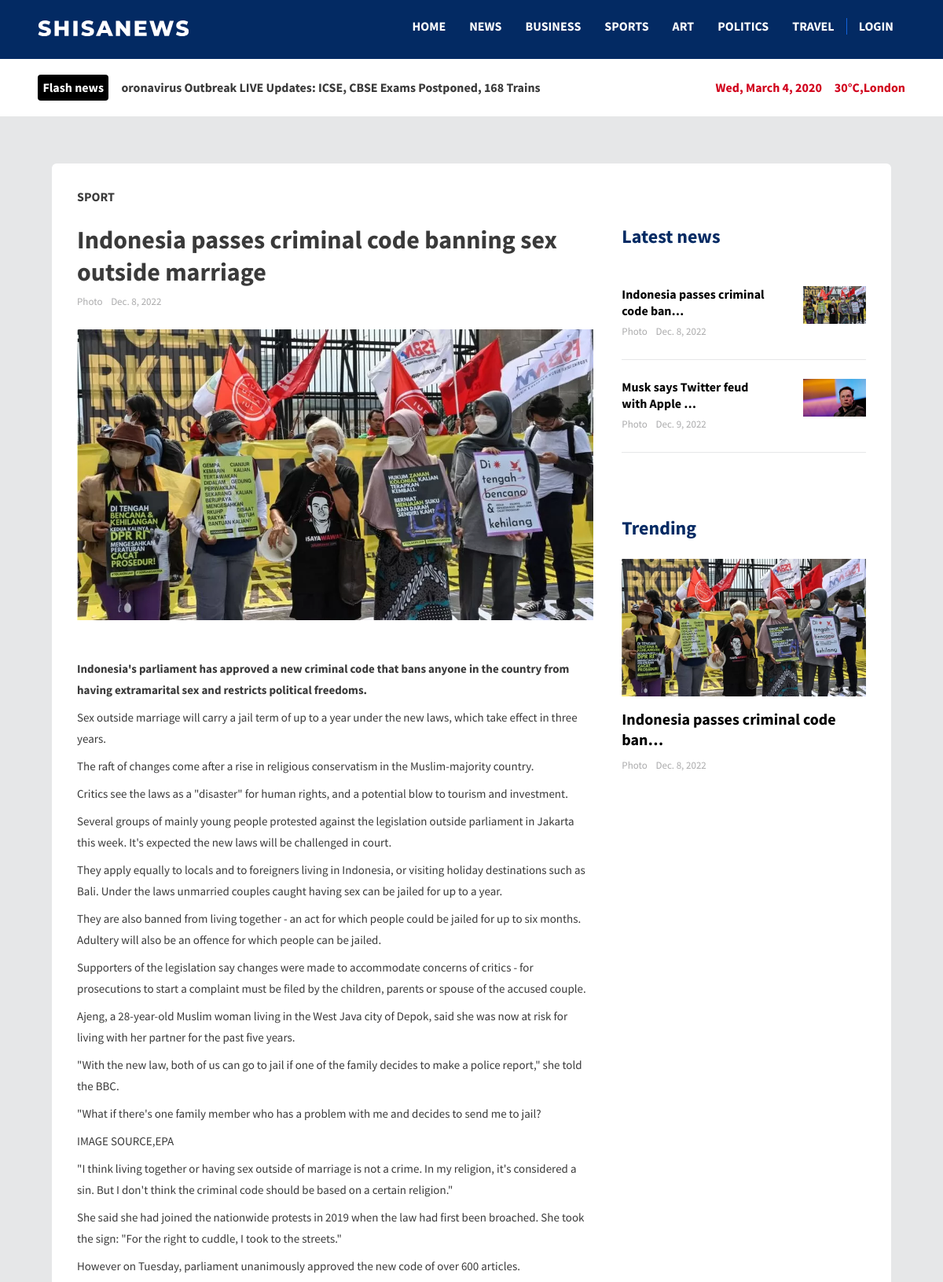
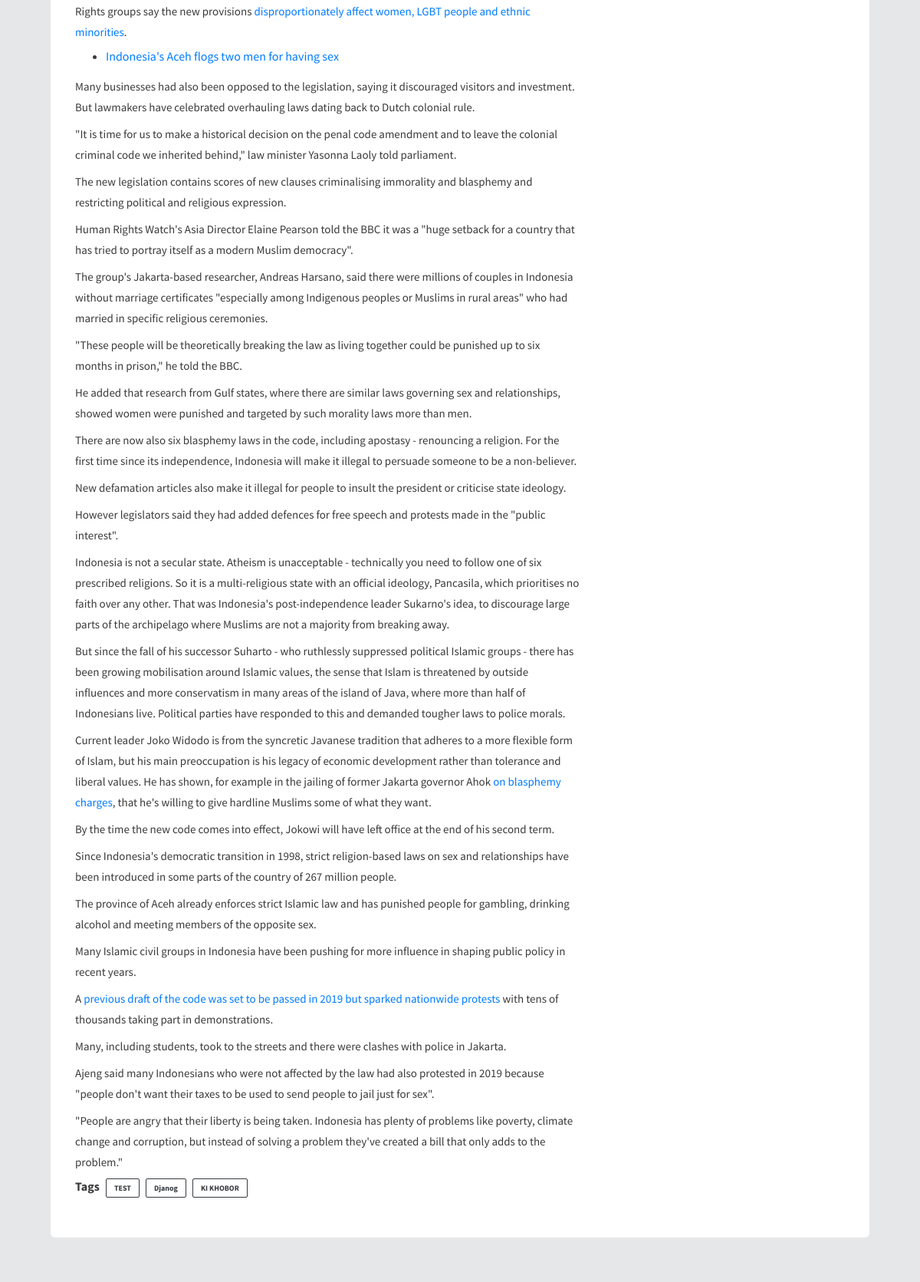
Page /news/singlenews/indonesia-passes-criminal-code-banning-sex-outside (upper part) on the committed database (2 pictures, top to bottom).
### core/models.py (models this page shows, shortened)
class FlashNews(models.Model):
    flash_news = models.CharField(max_length=500, null=True, blank=True)
    profile = models.ForeignKey(Profile, on_delete=models.CASCADE)
    def __str__(self):
        return self.flash_news

class News(models.Model):
    title = models.CharField(max_length=150)
    description = RichTextField()
    thumbnails = models.ImageField(upload_to='thumbnails')
    date = models.DateField(auto_now=True)
    category = models.CharField(max_length=100)
    tags = models.CharField(max_length=100)
    globalnews = models.BooleanField(default=False)
    latestnews = models.BooleanField(default=False)
    trending = models.BooleanField(default=False)
    slug = AutoSlugField(populate_from='title',
                         unique=True, blank=True, null=True, default=None)
    profile = models.ForeignKey(Profile, on_delete=models.CASCADE)

### core/views.py (the view)
# urls.py: path('news/singlenews/<slug:slug>', singlenews, name="singlenews"),
def singlenews(request, slug):
    is_logged_in = False
    if request.user.is_authenticated:
        is_logged_in = True
    flash_news = FlashNews.objects.all()
    news = News.objects.all().order_by("-id")
    singlenews = News.objects.get(slug=slug)
    tags = singlenews.tags.split("|")
    recentpost = News.objects.all().order_by("-id")
    totalnews = News.objects.all().count()
    totalsport = News.objects.filter(category="SPORT").count()
    totalpolitics = News.objects.filter(category="POLITICS").count()
    totalbusiness = News.objects.filter(category="BUSINESS").count()
    totalarts = News.objects.filter(category="ARTS").count()
    context = {
        'is_logged_in': is_logged_in,
        'flash_news': flash_news,
        'news': news,
        'singlenews': singlenews,
        'tags': tags,
        'recentpost': recentpost,
        'totalnews': totalnews,
        'totalsport': totalsport,
        'totalpolitics': totalpolitics,
        'totalbusiness': totalbusiness,
        'totalarts': totalarts
    }
    return render(request, 'home/singlenews.html', context)

### core/templates/home/singlenews.html (shortened to what this page needs)
{% extends "base/base.html" %}
{% load static %}
{% block account %}
{% if is_logged_in == True %}
  <li class="nav-item border_">
    <a href="/dashboard" class="nav-link">Dashboard</a>
  </li>
  <li class="nav-item">
    <a href="/login/logout" >
      <img class="w-100 logout" src="https://cdn-icons-png.flaticon.com/512/25/25376.png" alt="">
    </a>
  </li>
{% else %}
<li class="nav-item border_">
  <a href="/login" class="nav-link">login</a>
</li>
{% endif %}
{% endblock account %}
{% block flashnews %}
  {% for flash_news in flash_news %}
  <span>{{flash_news}}</span>
  {% endfor %}
{% endblock flashnews %}
{% block body %}
  <div class="content-wrapper">
    <div class="container">
      <div class="col-sm-12">
        <div class="card" data-aos="fade-up">
          <div class="card-body">
            <div class="row">
              <div class="col-sm-12">
                <h5 class="font-weight-600 mb-4">
                  {{singlenews.category}}
                </h5>
              </div>
            </div>
            <div class="row">
              <div class="col-lg-8">
                <div>
                  <h1 class="font-weight-600 mb-1">
                    {{singlenews.title}}
                  </h1>
                  <p class="fs-13 text-muted mb-0">
                    <span class="mr-2">Photo </span>{{singlenews.date}}
                  </p>
                  <div class="">
                    <img
                      src="{{singlenews.thumbnails.url}}"
                      alt="banner"
                      class="img-fluid mt-4 mb-4"
                    />
                  </div>
                  <p class="mb-4 fs-15">
                    {{singlenews.description|safe}}
                  </p>
                </div>
                <div class="d-lg-flex mb-3">
                  <span class="fs-16 font-weight-600 mr-2 mb-1"
                    >Tags</span
                  >
                  {% for tag in tags %}
                    <span class="badge badge-outline-dark mr-2 mb-1"
                      >{{tag}}</span
                    >
                  {% endfor %}
                </div>
              </div>
              <div class="col-lg-4">
                <h2 class="mb-4 text-primary font-weight-600">
                  Latest news
                </h2>
              {% for news in news %}
                {% if news.latestnews == True %}
                  <div class="row">
                    <div class="col-sm-12">
                      <div class="border-bottom pb-4 pt-4">
                        <div class="row">
                          <div class="col-8 col-sm-8">
                            <a href="/news/singlenews/{{news.slug}}" class="link_" style="color:black;">
                            <h5 class="font-weight-600 mb-1">
                              {{ news.title|truncatechars:35 }}
                            </h5>
                          </a>
                            <p class="fs-13 text-muted mb-0">
                              <span class="mr-2">Photo </span>{{news.date}}
                            </p>
                          </div>
                          <div class="col-4 col-sm-4">
                            <div class="">
                              <img
                                src="{{news.thumbnails.url}}"
                                alt="banner"
                                class="img-fluid h_"
                              />
                            </div>
                          </div>
                        </div>
                      </div>
                    </div>
                  </div>
                {% endif %}
              {% endfor %}
                <div class="trending">
                  <h2 class="mb-4 text-primary font-weight-600">
                    Trending
                  </h2>
                  {% for news in news %}
                    {% if news.trending == True %}
                        <div class="mb-4">
                        <div class="">
                          <img
                            src="{{news.thumbnails.url}}"
                            alt="banner"
                            class="img-fluid"
                          />
                        </div>
                          <a href="/news/singlenews/{{news.slug}}" class="link_" style="color:black;">
                        <h3 class="mt-3 font-weight-600">
                          {{ news.title|truncatechars:35 }}
                        </h3>
                      </a>
                        <p class="fs-13 text-muted mb-0">
                          <span class="mr-2">Photo </span>{{news.date}}
                        </p>
                      </div>
                    {% endif %}
                  {% endfor %}
                </div>
              </div>
            </div>
          </div>
        </div>
      </div>
    </div>
  </div>
{% endblock body %}

### static/assets/css/index.css (style rules this page uses)
li.nav-item.border_ { border-left: 1px solid #1264dc; }
img.h_ { height: 48px; }

### rows in the picture
FlashNews: flash_news "oronavirus Outbreak LIVE Updates: ICSE, CBSE Exams Postponed, 168 Trains"
News: category "SPORT", title "Indonesia passes criminal code banning sex outside marriage", date "Dec. 8, 2022", thumbnails (picture), description "Indonesia's parliament has approved a new criminal code that bans anyone in the country from having extramarital sex and restricts political freedoms. Sex outside marriage will carry a jail term of up to a year under the new laws, which take effect in three years. The raft of changes come after a rise in religious conservatism in the Muslim-majority country. Critics see the laws as a \"disaster\" for human rights, and a potential blow to tourism and investment. Several groups of mainly young people protested against the legislation outside parliament in Jakarta this week. It's expected the new laws will be challenged in court. They apply equally to locals and to foreigners living in…", title "Indonesia passes criminal code ban…"
News: title "Musk says Twitter feud with Apple …", date "Dec. 9, 2022", thumbnails (picture)

### other values in the picture
{{ tag }} "TEST" "Djanog" "KI KHOBOR"
